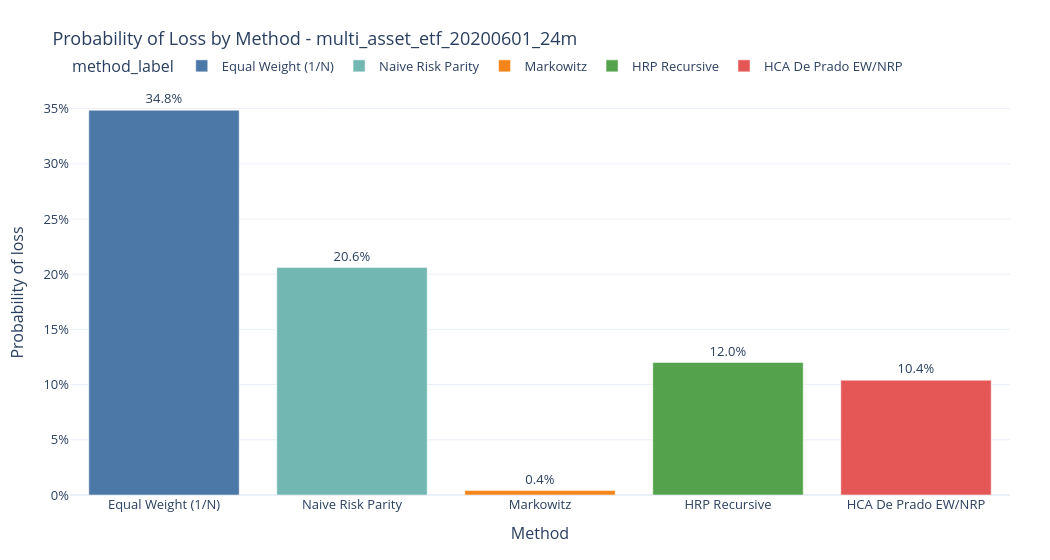

Write notebook code for a chart like this one.
### Markdown cell above
## Figure 3 - Probability of Loss

This figure answers: which methods have the highest downside risk under the simulated distribution?

### Code cell
prob_loss_df = mc_run.copy()
prob_loss_df['method_label'] = pd.Categorical(
    prob_loss_df['method_label'],
    categories=[method_label(m) for m in METHOD_ORDER],
    ordered=True,
)
prob_loss_df = prob_loss_df.sort_values('method_label')

fig_loss = px.bar(
    prob_loss_df,
    x='method_label',
    y='prob_loss',
    color='method_label',
    text='prob_loss',
    category_orders={'method_label': [method_label(m) for m in METHOD_ORDER]},
    color_discrete_map={method_label(k): v for k, v in PALETTE.items()},
)
fig_loss.update_traces(texttemplate='%{text:.1%}', textposition='outside')
fig_loss.update_xaxes(title='Method')
fig_loss.update_yaxes(title='Probability of loss', tickformat='.0%')
apply_paper_layout(fig_loss, title=f'Probability of Loss by Method - {RUN_ID}', width=1050, height=560)
save_figure(fig_loss, 'figure_03_probability_of_loss.html')
fig_loss

### Figure 1 — Plotly figure (JSON) as saved in the notebook; plotly's stock layout.template omitted (floating-point values rounded to 4 significant figures)
{"data": [{"hovertemplate": "method_label=%{x}<br>prob_loss=%{text}<extra></extra>", "legendgroup": "Equal Weight (1/N)", "marker": {"color": "#4C78A8", "pattern": {"shape": ""}}, "name": "Equal Weight (1/N)", "orientation": "v", "showlegend": true, "text": [0.3485], "textposition": "outside", "texttemplate": "%{text:.1%}", "type": "bar", "x": ["Equal Weight (1/N)"], "xaxis": "x", "y": [0.3485], "yaxis": "y"}, {"hovertemplate": "method_label=%{x}<br>prob_loss=%{text}<extra></extra>", "legendgroup": "Naive Risk Parity", "marker": {"color": "#72B7B2", "pattern": {"shape": ""}}, "name": "Naive Risk Parity", "orientation": "v", "showlegend": true, "text": [0.206], "textposition": "outside", "texttemplate": "%{text:.1%}", "type": "bar", "x": ["Naive Risk Parity"], "xaxis": "x", "y": [0.206], "yaxis": "y"}, {"hovertemplate": "method_label=%{x}<br>prob_loss=%{text}<extra></extra>", "legendgroup": "Markowitz", "marker": {"color": "#F58518", "pattern": {"shape": ""}}, "name": "Markowitz", "orientation": "v", "showlegend": true, "text": [0.004], "textposition": "outside", "texttemplate": "%{text:.1%}", "type": "bar", "x": ["Markowitz"], "xaxis": "x", "y": [0.004], "yaxis": "y"}, {"hovertemplate": "method_label=%{x}<br>prob_loss=%{text}<extra></extra>", "legendgroup": "HRP Recursive", "marker": {"color": "#54A24B", "pattern": {"shape": ""}}, "name": "HRP Recursive", "orientation": "v", "showlegend": true, "text": [0.12], "textposition": "outside", "texttemplate": "%{text:.1%}", "type": "bar", "x": ["HRP Recursive"], "xaxis": "x", "y": [0.12], "yaxis": "y"}, {"hovertemplate": "method_label=%{x}<br>prob_loss=%{text}<extra></extra>", "legendgroup": "HCA De Prado EW/NRP", "marker": {"color": "#E45756", "pattern": {"shape": ""}}, "name": "HCA De Prado EW/NRP", "orientation": "v", "showlegend": true, "text": [0.104], "textposition": "outside", "texttemplate": "%{text:.1%}", "type": "bar", "x": ["HCA De Prado EW/NRP"], "xaxis": "x", "y": [0.104], "yaxis": "y"}], "layout": {"barmode": "relative", "font": {"size": 13}, "height": 560, "legend": {"orientation": "h", "title": {"text": "method_label"}, "tracegroupgap": 0, "x": 0, "xanchor": "left", "y": 1.02, "yanchor": "bottom"}, "margin": {"b": 65, "l": 70, "r": 40, "t": 90}, "paper_bgcolor": "white", "plot_bgcolor": "white", "title": {"text": "Probability of Loss by Method - multi_asset_etf_20200601_24m"}, "width": 1050, "xaxis": {"anchor": "y", "categoryarray": ["Equal Weight (1/N)", "Naive Risk Parity", "Markowitz", "HRP Recursive", "HCA De Prado EW/NRP"], "categoryorder": "array", "domain": [0, 1], "title": {"text": "Method"}}, "yaxis": {"anchor": "x", "domain": [0, 1], "tickformat": ".0%", "title": {"text": "Probability of loss"}}}}
